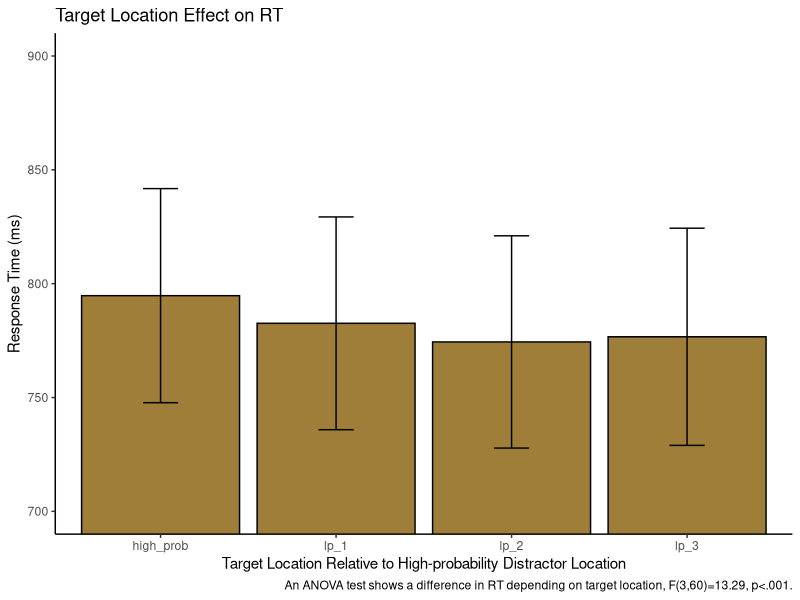
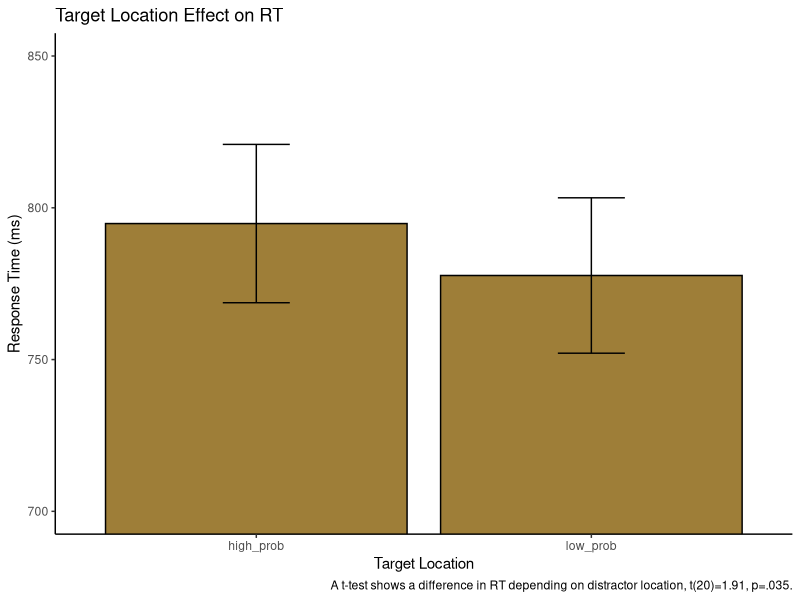
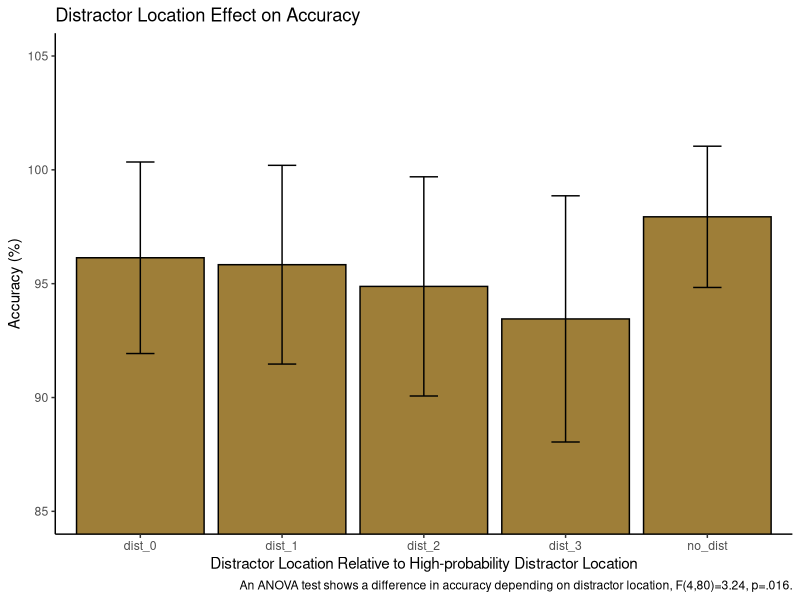
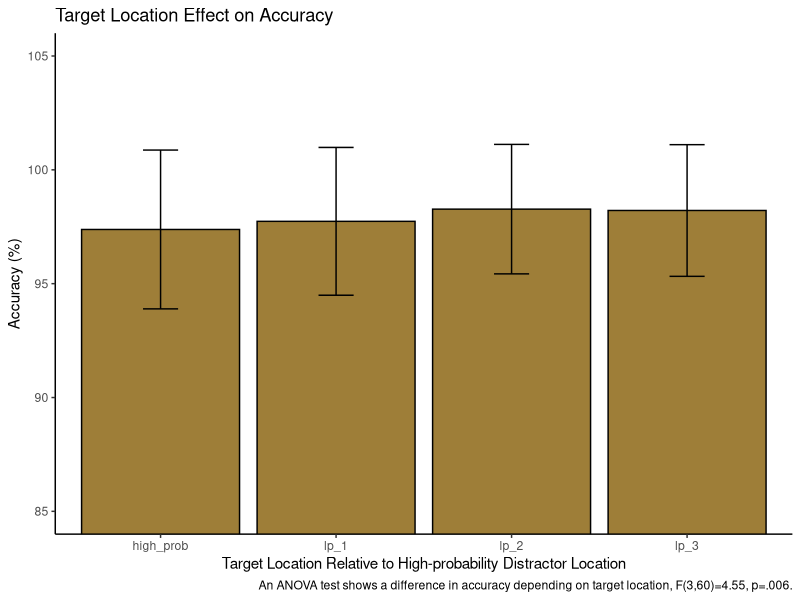

Here is the R script that generated these plots, in order:
## ---- chunk 1
library(tidyverse) 
library(tidyr)
library(rstatix)
library(data.table)
library(afex)
library(emmeans)
library(psych)
## ---- chunk 2

pilot <- read_csv("p02/pilot_final.csv", show_col_types = FALSE)

pilot$relative_hp_dist[pilot$relative_hp_dist == 10] <- "no_dist"
pilot$relative_hp_dist[pilot$relative_hp_dist == 0] <- "dist_0"
pilot$relative_hp_dist[pilot$relative_hp_dist == 1] <- "dist_1"
pilot$relative_hp_dist[pilot$relative_hp_dist == 2] <- "dist_2"
pilot$relative_hp_dist[pilot$relative_hp_dist == 3] <- "dist_3"
pilot$RT <- pilot$RT *1000
  
## ---- chunk 3

block_num <- rep(c(1,2,3,4,5,6,7,8), each=60, times=21)
pilot <- cbind(pilot, block_num)

## ---- chunk 4

pilot <- pilot %>%
  mutate(relative_target=
           case_when(target_loc=="loc1" & high_prob==1 ~ 0,
                     target_loc=="loc2" & high_prob==1 ~ 1,
                     target_loc=="loc3" & high_prob==1 ~ 2,
                     target_loc=="loc4" & high_prob==1 ~ 3,
                     target_loc=="loc5" & high_prob==1 ~ 2,
                     target_loc=="loc6" & high_prob==1 ~ 1,
                     target_loc=="loc1" & high_prob==2 ~ 1,
                     target_loc=="loc2" & high_prob==2 ~ 0,
                     target_loc=="loc3" & high_prob==2 ~ 1,
                     target_loc=="loc4" & high_prob==2 ~ 2,
                     target_loc=="loc5" & high_prob==2 ~ 3,
                     target_loc=="loc6" & high_prob==2 ~ 2,
                     target_loc=="loc1" & high_prob==3 ~ 2,
                     target_loc=="loc2" & high_prob==3 ~ 1,
                     target_loc=="loc3" & high_prob==3 ~ 0,
                     target_loc=="loc4" & high_prob==3 ~ 1,
                     target_loc=="loc5" & high_prob==3 ~ 2,
                     target_loc=="loc6" & high_prob==3 ~ 3,
                     target_loc=="loc1" & high_prob==4 ~ 3,
                     target_loc=="loc2" & high_prob==4 ~ 2,
                     target_loc=="loc3" & high_prob==4 ~ 1,
                     target_loc=="loc4" & high_prob==4 ~ 0,
                     target_loc=="loc5" & high_prob==4 ~ 1,
                     target_loc=="loc6" & high_prob==4 ~ 2,
                     target_loc=="loc1" & high_prob==5 ~ 2,
                     target_loc=="loc2" & high_prob==5 ~ 3,
                     target_loc=="loc3" & high_prob==5 ~ 2,
                     target_loc=="loc4" & high_prob==5 ~ 1,
                     target_loc=="loc5" & high_prob==5 ~ 0,
                     target_loc=="loc6" & high_prob==5 ~ 1,
                     target_loc=="loc1" & high_prob==6 ~ 1,
                     target_loc=="loc2" & high_prob==6 ~ 2,
                     target_loc=="loc3" & high_prob==6 ~ 3,
                     target_loc=="loc4" & high_prob==6 ~ 2,
                     target_loc=="loc5" & high_prob==6 ~ 1,
                     target_loc=="loc6" & high_prob==6 ~ 0,))

pilot$relative_target[pilot$relative_target == 0] <- "high_prob"
pilot$relative_target[pilot$relative_target == 1] <- "lp_1"
pilot$relative_target[pilot$relative_target == 2] <- "lp_2"
pilot$relative_target[pilot$relative_target == 3] <- "lp_3"

## ---- chunk 5
xsize <- c(4, 5, 6, 7, 8, 9, 10, 11, 12, 13, 14, 15, 20, 
             25, 30, 35, 50, 100)
stds <- c(1.458, 1.68, 1.841, 1.961, 2.05, 2.12, 2.173, 
            2.22, 2.246, 2.274, 2.31, 2.326, 2.391, 2.41, 2.4305, 
            2.45, 2.48, 2.5)
## ---- chunk 6
trimmed <- pilot[pilot$acc==100, ] %>% group_by(ID, relative_hp_dist) %>%
           mutate(sdc = ifelse(length(RT)>=100,2.5,approx(xsize,stds,xout=length(RT))$y), avg = mean(RT), stdev = sd(RT)) %>%
           filter(RT <= sdc*stdev+avg & RT >=avg-(sdc*stdev) & RT >=.200) %>%
           select(ID, relative_hp_dist, RT, block_num, relative_target) %>%
           as.data.frame()


statPrep <- trimmed %>% group_by(ID, relative_hp_dist) %>% summarise(measurement=mean(RT)) %>% as.data.frame()
100-(nrow(trimmed)/nrow(pilot[pilot$acc==100, ]))*100
## ---- chunk 7

target_means <- trimmed %>%
  filter(relative_hp_dist=="no_dist") %>%
  group_by(relative_target) %>%
  summarize(mean_rts=mean(RT),
            sd_rt=sd(RT),
            n_rt=21,
            se=sd_rt/sqrt(n_rt),
            upper_limit=mean_rts+se,
            lower_limit=mean_rts-se
  )
target_means

## ---- chunk 8
ggplot(data = target_means, aes(x = relative_target, y = mean_rts)) +
  geom_bar(stat = "identity", fill="#9E7E38", color='#000000') +
  geom_errorbar(aes(ymin=lower_limit, ymax=upper_limit), width=0.2)+
  coord_cartesian(ylim = c(700,900))+
  theme_classic()+
  labs(x = "Target Location Relative to High-probability Distractor Location", y = "Response Time (ms)")+
  labs(title = "Target Location Effect on RT")+
  labs(caption = "An ANOVA test shows a difference in RT depending on target location, F(3,60)=13.29, p<.001.")
  
## ---- chunk 9

df2 <- subset(trimmed,block_num!='7' & relative_hp_dist=="no_dist")
df2 <- subset(df2,block_num!='8')
#df2 <- subset(df2,block_num!='5')
#df2 <- subset(df2,block_num!='6')

space2<- df2 %>%
  group_by(ID, relative_target) %>%
  summarize(rts = mean(RT)
            )
space2

## ---- chunk 10

aov_car(rts ~ relative_target + Error(ID/relative_target), data=space2)

## ---- chunk 11

space <- trimmed %>%
  subset(relative_hp_dist=="no_dist")%>%
  group_by(ID, relative_target) %>%
  summarize(rts = mean(RT),
            )
space
  
## ---- chunk 12

space_anova <- setDT(space)
space_anova <- dcast(space_anova,ID~relative_target,value.var='rts')

## ---- chunk 13

#first identify outliers - not sure what to do with them anyway so overall just ignore? maybe reason enough to get rid of ppt 11? ppt 11 was problematic in most tests
space %>%
  group_by(relative_target) %>%
  identify_outliers(rts)


#testing the normality assumption -- data is normally distributed enough because no conditions have a p-value less than .05
space %>%
  group_by(relative_target) %>%
  shapiro_test(rts)

## ---- chunk 14

res.aov <- anova_test(data = space, dv = rts, wid = ID, within = relative_target)
get_anova_table(res.aov)

## ---- chunk 15

model = aov(rts~factor(relative_target)+
                Error(factor(ID)), data=space)
summary(model)

## ---- chunk 16

model2 <- aov_car(rts ~ relative_target + Error(ID/relative_target), data=space)

model2


## ---- chunk 17

space_anova <- space_anova %>%
  mutate(low_prob = (lp_1+lp_2+lp_3)/3)

## ---- chunk 18

df_mod <- subset(space_anova, select=c(ID, high_prob, low_prob))

df_mod <- reshape2::melt(df_mod, id.var=c('ID'), variable.name= "relative_target")

## ---- chunk 19

sum_stats2 <- df_mod%>%
  group_by(relative_target)%>%
  summarize(mean_rts=mean(value),
            sd_rt=sd(value),
            n_rt=21,
            se=sd_rt/sqrt(n_rt),
            upper_limit=mean_rts+se,
            lower_limit=mean_rts-se
  )
sum_stats2

## ---- chunk 20
ggplot(data = sum_stats2, aes(x = relative_target, y = mean_rts)) +
  geom_bar(stat = "identity", fill="#9E7E38", color='#000000') +
  geom_errorbar(aes(ymin=lower_limit, ymax=upper_limit), width=0.2)+
  coord_cartesian(ylim = c(700,850))+
  theme_classic()+
  labs(x = "Target Location", y = "Response Time (ms)")+
  labs(title = "Target Location Effect on RT")+
  labs(caption = "A t-test shows a difference in RT depending on distractor location, t(20)=1.91, p=.035.")
  
## ---- chunk 21

t.test(x=space_anova$high_prob, y=space_anova$low_prob, alternative="greater", mu=0,paired = TRUE, conf.level = .95)

## ---- chunk 22

pilot_distacc <- pilot %>%
  group_by(relative_hp_dist) %>%
  summarize(accuracy = mean(acc),
            sd_rt=sd(acc),
            n_rt=21,
            se=sd_rt/sqrt(n_rt),
            upper_limit=accuracy+se,
            lower_limit=accuracy-se
            )
pilot_targacc <- pilot %>%
  subset(relative_hp_dist=="no_dist")%>%
  group_by(relative_target) %>%
  summarize(accuracy = mean(acc),
            sd_rt=sd(acc),
            n_rt=21,
            se=sd_rt/sqrt(n_rt),
            upper_limit=accuracy+se,
            lower_limit=accuracy-se
            )



## ---- chunk 23
ggplot(data = pilot_distacc, aes(x = relative_hp_dist, y = accuracy)) +
  geom_bar(stat = "identity", fill="#9E7E38", color='#000000') +
  geom_errorbar(aes(ymin=lower_limit, ymax=upper_limit), width=0.2)+
  coord_cartesian(ylim = c(85,105))+
  theme_classic()+
  labs(x = "Distractor Location Relative to High-probability Distractor Location", y = "Accuracy (%)")+
  labs(title = "Distractor Location Effect on Accuracy")+
  labs(caption = "An ANOVA test shows a difference in accuracy depending on distractor location, F(4,80)=3.24, p=.016.")

## ---- chunk 24
ggplot(data = pilot_targacc, aes(x = relative_target, y = accuracy)) +
  geom_bar(stat = "identity", fill="#9E7E38", color='#000000') +
  geom_errorbar(aes(ymin=lower_limit, ymax=upper_limit), width=0.2)+
  coord_cartesian(ylim = c(85,105))+
  theme_classic()+
  labs(x = "Target Location Relative to High-probability Distractor Location", y = "Accuracy (%)")+
  labs(title = "Target Location Effect on Accuracy")+
  labs(caption = "An ANOVA test shows a difference in accuracy depending on target location, F(3,60)=4.55, p=.006.")

## ---- chunk 25

pilot_dist <- pilot %>%
  group_by(ID, relative_hp_dist) %>%
  summarize(accuracy = mean(acc)
            )
pilot_dist
## ---- chunk 26

pilot_targ <- pilot %>%
  subset(relative_hp_dist=="no_dist")%>%
  group_by(ID, relative_target) %>%
  summarize(accuracy = mean(acc)
            )

pilot_targ

## ---- chunk 27

model = aov(accuracy~factor(relative_hp_dist)+
                Error(factor(ID)), data=pilot_dist)
summary(model)

## ---- chunk 28

model2 <- aov_car(accuracy ~ relative_hp_dist + Error(ID/relative_hp_dist), data=pilot_dist)

model2


## ---- chunk 29

model = aov(accuracy~factor(relative_target)+
                Error(factor(ID)), data=pilot_targ)
summary(model)

## ---- chunk 30

model2 <- aov_car(accuracy ~ relative_target + Error(ID/relative_target), data=pilot_targ)

model2


## ---- chunk 31
df3 <- subset(pilot,block_num!='7')
df3 <- subset(df3,block_num!='8')
df3 <- subset(df3,block_num!='5')
df3 <- subset(df3,block_num!='6')



## ---- chunk 32

pilot_dist3 <- df3 %>%
  group_by(ID, relative_hp_dist) %>%
  summarize(accuracy = mean(acc)
            )

## ---- chunk 33

pilot_targ3 <- df3 %>%
  subset(relative_hp_dist="no_dist")%>%
  group_by(ID, relative_target) %>%
  summarize(accuracy = mean(acc)
            )


## ---- chunk 34

aov_car(accuracy ~ relative_hp_dist + Error(ID/relative_hp_dist), data=pilot_dist3)



## ---- chunk 35

aov_car(accuracy ~ relative_target + Error(ID/relative_target), data=pilot_targ3)
